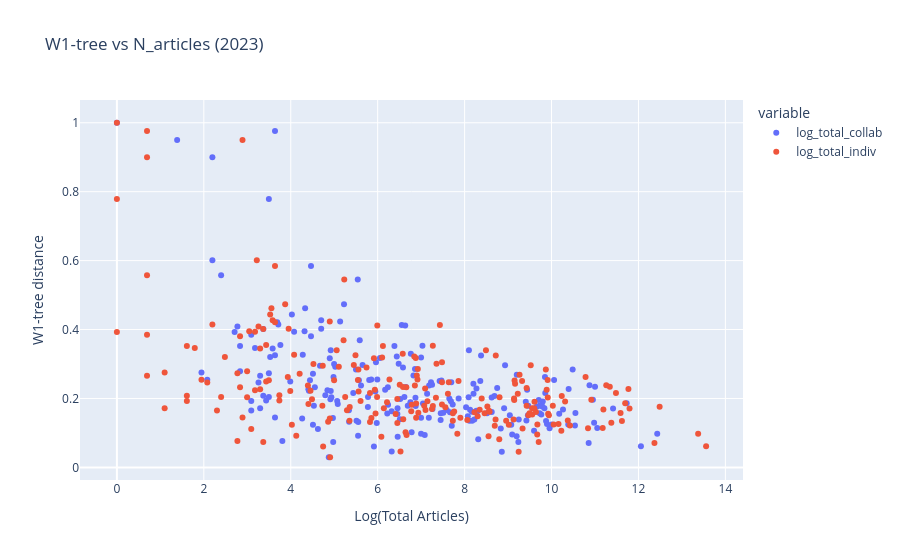

Here is the notebook cell this chart was saved with:
### Code cell
px.scatter(df_stats,
           x=["log_total_collab", "log_total_indiv"],
           y="w1_tree",
           hover_data=["name"],
           title=f"W1-tree vs N_articles ({year})",
           labels={"value": "Log(Total Articles)", "w1_tree": "W1-tree distance"})

### Figure 1 — Plotly figure (JSON) as saved in the notebook; plotly's stock layout.template omitted (floating-point values rounded to 4 significant figures; data arrays with more than 128 entries replaced by an {"elided": "..."} marker saying what was removed)
{"data": [{"customdata": {"elided": "217x1 str values"}, "hovertemplate": "variable=log_total_collab<br>Log(Total Articles)=%{x}<br>W1-tree distance=%{y}<br>name=%{customdata[0]}<extra></extra>", "legendgroup": "log_total_collab", "marker": {"color": "#636efa", "symbol": "circle"}, "mode": "markers", "name": "log_total_collab", "orientation": "v", "showlegend": true, "x": {"elided": "217 float values"}, "xaxis": "x", "y": {"elided": "217 float values"}, "yaxis": "y", "type": "scatter"}, {"customdata": {"elided": "217x1 str values"}, "hovertemplate": "variable=log_total_indiv<br>Log(Total Articles)=%{x}<br>W1-tree distance=%{y}<br>name=%{customdata[0]}<extra></extra>", "legendgroup": "log_total_indiv", "marker": {"color": "#EF553B", "symbol": "circle"}, "mode": "markers", "name": "log_total_indiv", "orientation": "v", "showlegend": true, "x": {"elided": "217 float values"}, "xaxis": "x", "y": {"elided": "217 float values"}, "yaxis": "y", "type": "scatter"}], "layout": {"xaxis": {"anchor": "y", "domain": [0.0, 1.0], "title": {"text": "Log(Total Articles)"}}, "yaxis": {"anchor": "x", "domain": [0.0, 1.0], "title": {"text": "W1-tree distance"}}, "legend": {"title": {"text": "variable"}, "tracegroupgap": 0}, "title": {"text": "W1-tree vs N_articles (2023)"}}}
